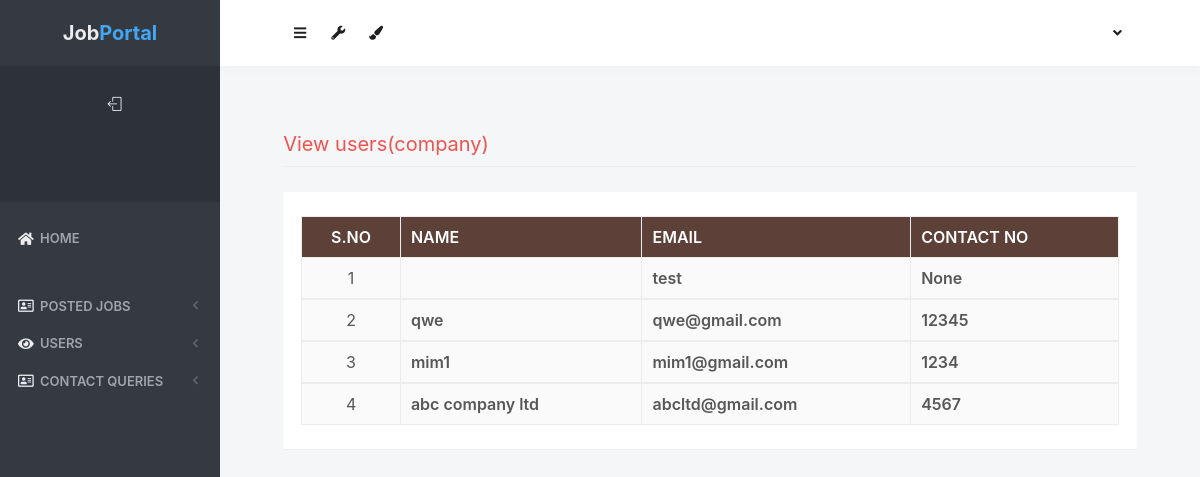
Screenshot of /adminviewcompany with the database file from the repository.
### projects/models.py (models this page shows, shortened)
class company(models.Model):
    user = models.OneToOneField(User, null=True, on_delete=models.CASCADE)
    contact = models.CharField(max_length=200, null=True)

### projects/views.py (the view)
# urls.py: path('adminviewcompany', views.adminviewcompany, name='adminviewcompany'),
def adminviewcompany(request):
	i = company.objects.all()
	context = {'jobs':i}
	return render(request, 'adminviewcompany.html', context)

### templates_admin/adminviewcompany.html (shortened to what this page needs)
{% load static %}
<html lang="en" class="no-focus">
    <head>
        <link rel="stylesheet" href="{% static 'js/plugins/datatables/dataTables.bootstrap4.min.css' %}">
        <link rel="stylesheet" id="css-main" href="{% static 'css1/codebase.min.css' %}">
    </head>
    <body>
        <div id="page-container" class="sidebar-o sidebar-inverse side-scroll page-header-fixed main-content-narrow">
         {% include "sidebar.html" %}
            {% include "admin_nav.html" %}
            <main id="main-container">
                <div class="content">
                    <h2 class="content-heading text-danger">View users(company)</h2>
                    <div class="block">
                        <div class="block-content block-content-full">
                            <table class="table table-bordered table-striped table-vcenter js-dataTable-full-pagination" style="width:100%">
                                <thead class="text-white" style="background-color : #5d4037;">
                                    <tr>
                                        <th class="text-center">S.No</th>
                                        <th class="d-none d-sm-table-cell">Name</th>
                                        <th class="d-none d-sm-table-cell">Email</th>
                                        <th class="d-none d-sm-table-cell">contact No</th>
                                    </tr>
                                </thead>
                                {% for i in jobs %}
                                <tbody>
                                    <tr>
                                        <td class="text-center">{{forloop.counter}}</td>
					                    <td class="font-w600">{{i.user.first_name}}</td>
					                    <td class="font-w600">{{i.user.username}}</td>
					                    <td class="font-w600">{{i.contact}}</td>
					                </tr>
                                        {% endfor %}
                                </tbody>
                            </table>
                        </div>
                    </div>
                </div>
            </main>
        </div>
 <link rel="stylesheet" href="https://use.fontawesome.com/releases/v5.6.3/css/all.css">
    </body>
</html>

### rows the page displays
company: user.username "test", contact "None"
company: user.first_name "qwe", user.username "qwe@gmail.com", contact "12345"
company: user.first_name "mim1", user.username "mim1@gmail.com", contact "1234"
company: user.first_name "abc company ltd", user.username "abcltd@gmail.com", contact "4567"
